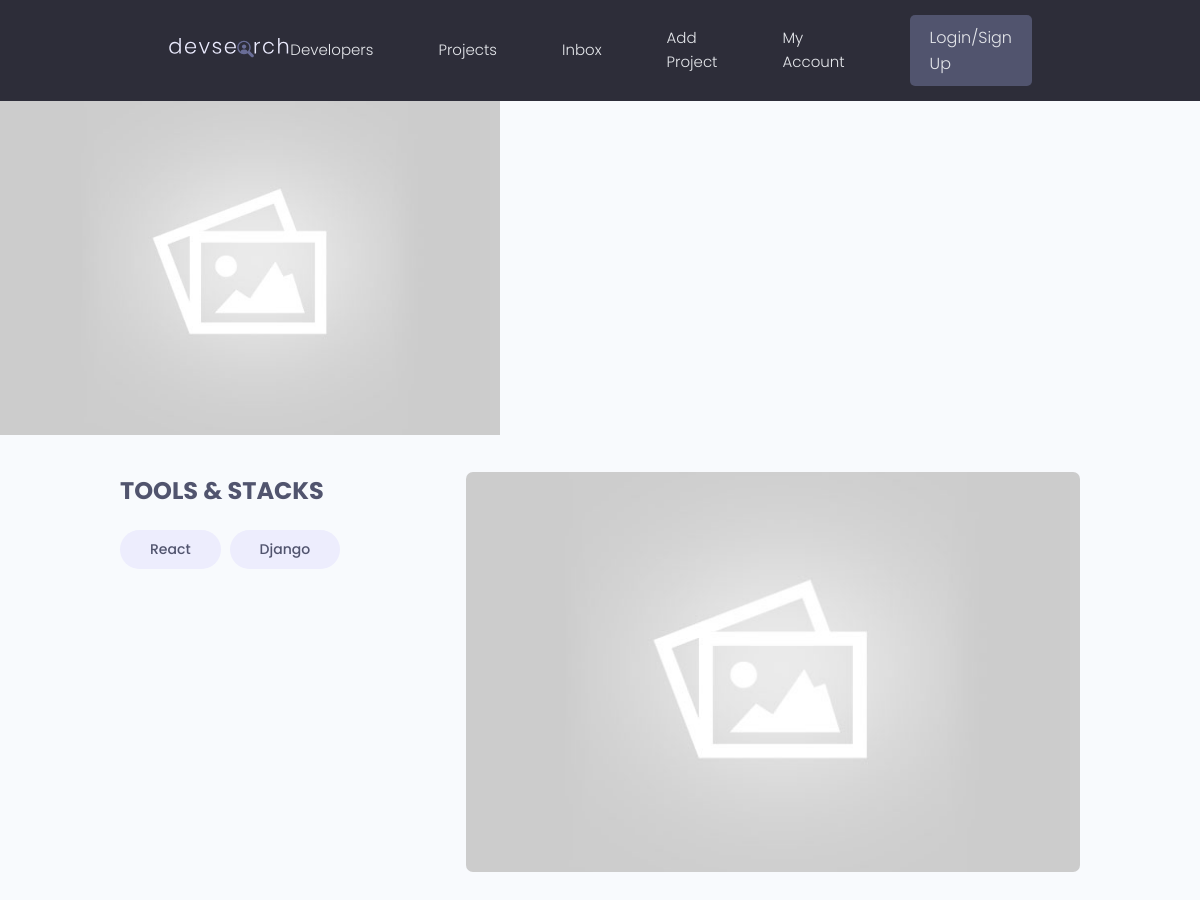
The app's page /project/d5340e76-5747-4221-9847-8807a999cdbe/ (upper part), older data.
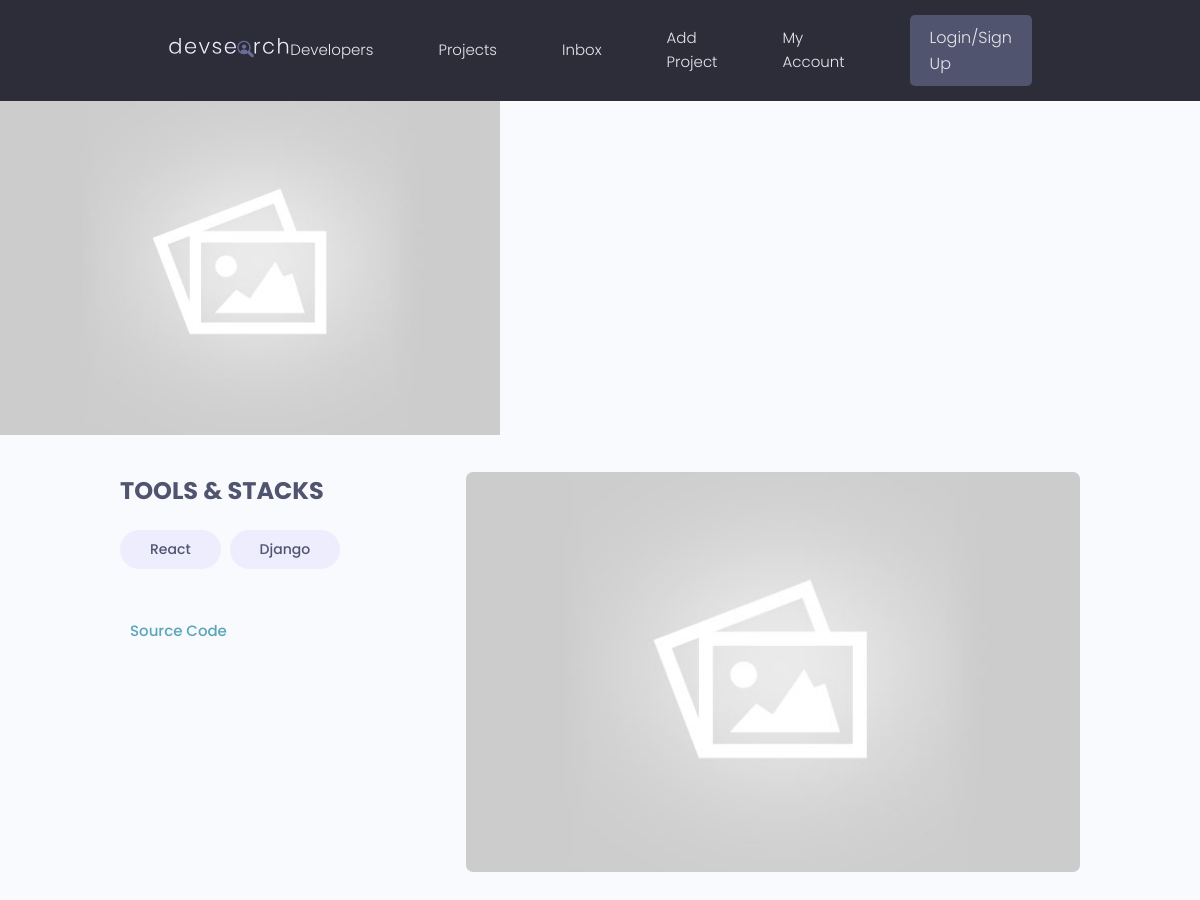
The same page, newer data.
### projects/models.py (models this page shows)
class Project(models.Model):
    title = models.CharField(max_length=200)
    description = models.TextField(null=True, blank=True)
    featured_image = models.ImageField(null=True, blank=True, default="default.jpg" )
    demo_link = models.CharField(max_length=2000, null=True, blank=True)
    source_link = models.CharField(max_length=2000, null=True, blank=True)
    tags = models.ManyToManyField('Tag', blank=True)
    vote_total = models.IntegerField(default=0, null=True, blank=True)
    vote_ratio = models.IntegerField(default=0, null=True, blank=True)
    created = models.DateTimeField(auto_now_add=True)
    id = models.UUIDField(default=uuid.uuid4, unique=True, primary_key=True)
    def __str__(self):
        return self.title

class Tag(models.Model):
    name = models.CharField(max_length=200)
    created = models.DateTimeField(auto_now_add=True)
    id = models.UUIDField(default=uuid.uuid4, unique=True, primary_key=True, editable=False)
    def __str__(self):
        return self.name

### projects/views.py (the view)
# urls.py: path('project/<str:pk>/', views.project, name="project"),
def project(request, pk):
    projectObj = Project.objects.get(id=pk)
    print('projectObj:', projectObj)
    return render(request,'projects/single-project.html', {'project': projectObj})

### projects/templates/projects/single-project.html (shortened to what this page needs)
{% extends 'main.html' %}
{% load static %}
{% block content %}
<img style="max-width: 500px" src="{{ project.featured_image.url }}" alt="">
 <main class="singleProject my-md">
    <div class="container">
      <div class="layout">
        <div class="column column--1of3">
          <h3 class="singleProject__subtitle">Tools & Stacks</h3>
          <div class="singleProject__toolStack">
              {% for tag in project.tags.all %}
            <span class="tag tag--pill tag--sub tag--lg">
              <small>{{tag}}</small>
            </span>
              {% endfor %}
          </div>
          {% if project.source_link %}
          <a class="singleProject__liveLink" href="#" target="_blank">Source Code
          </a>
          {% endif %}
        </div>
        <div class="column column--2of3">
          <img class="singleProject__preview" src="{{ project.featured_image.url }}" alt="portfolio thumbnail" />
        </div>
      </div>
    </div>
  </main>
<br>
{% endblock content %}

### templates/main.html (shortened to what this page needs)
<!DOCTYPE html>
{% load static %}
<html>
<head>
  <link rel="stylesheet" href="https://cdn.iconmonstr.com/1.3.0/css/iconmonstr-iconic-font.min.css" />
  <link rel="stylesheet" href="{% static 'uikit/styles/uikit.css' %}" />
  <link rel="stylesheet" href="{% static 'styles/app.css' %}" />
</head>
<body>
    {% include 'navbar.html' %}
    {% block content %}
    {% endblock content %}
</body>
</html>

### templates/navbar.html (shortened to what this page needs)
{% load static %}
 <header class="header">
    <div class="container container--narrow">
      <a href="{% url 'projects' %}" class="header__logo">
        <img src="{% static 'images/logo.svg' %}" alt="DevSearch Logo" />
      </a>
      <nav class="header__nav">
        <ul class="header__menu">
          <li class="header__menuItem"><a href="">Developers</a></li>
          <li class="header__menuItem"><a href="{% url 'projects' %}">Projects</a></li>
          <li class="header__menuItem"><a href="">Inbox</a></li>
          <li class="header__menuItem"><a href="">Add Project</a></li><li class="header__menuItem"><a href="">My Account</a></li>
          <li class="header__menuItem"><a href="" class="btn btn--sub">Login/Sign Up</a></li>
        </ul>
      </nav>
    </div>
  </header>

### static/styles/app.css (style rules this page uses)
:root { --color-sub: #2d2d39; }
.btn--sub { background-color: var(--color-sub-light); }
img { width: 100%; }
.header { position: sticky; z-index: 111; background-color: var(--color-sub); padding: 1.5rem 0; }
.header > .container { display: flex; justify-content: space-between; align-items: center; }
.header__logo > img { height: 3.8rem; }
.header__nav > ul { display: inline-flex; align-items: center; list-style: none; gap: 6.5rem; }
.header__menuItem > a { color: var(--color-light); font-weight: 300; }
.singleProject .column--1of3 { order: 2; }
@media screen and (min-width: 1081px) { .singleProject .column--1of3 { order: 1; } }
@media screen and (min-width: 1081px) { .singleProject .column--2of3 { order: 2; } }
.singleProject__toolStack { margin-top: 2rem; margin-bottom: 4rem; }
.singleProject__liveLink { font-weight: 500; transition: all 0.3s ease-in-out; border-bottom: 2px solid transparent; }
.singleProject__preview { height: 50vh; object-fit: cover; object-position: top center; margin-bottom: 3rem; border-radius: 0.7rem; }
.singleProject__subtitle { text-transform: uppercase; font-size: 2.4rem; font-weight: 700; color: var(--color-sub-light); margin-bottom: 1rem; }

### static/uikit/styles/modules/_variables.css (style rules this page uses)
:root { --color-main: #5aa5b9; --color-main-light: #e6faff; --color-sub: #3f4156; --color-sub-light: #51546e; --color-sub-lighter: #ededfd; --color-text: #737373; --color-gray: #8b8b8b; --color-light: #e5e7eb; --color-light-gray: #767676; --color-bg: #f8fafd; --color-white: #fffefd; --color-white-light: #f3f3f3; --color-success: #359e64; --color-success-bg: #def8e8; --color-error: #fc4b0b; --color-error-bg: #fff2ee; --font-base: 'Poppins', arial, helvetica, 'Segoe UI', roboto, ubuntu, sans-serif; --font-monospace: 'Fira Code', 'Courier New', courier, monospace; --font-regular: 300; --font-medium: 500; --font-bold: 700; --generic-shadow: 1px 1px 5px #00000010; --generic-transition: all 0.3s ease-in-out; }

### static/uikit/styles/modules/_base.css (style rules this page uses)
* { margin: 0; padding: 0; box-sizing: border-box; text-rendering: optimizeLegibility; color: inherit; font-size: inherit; }
html { font-size: 50%; }
@media only screen and (min-width: 480px) { html { font-size: 56.25%; } }
@media only screen and (min-width: 1200px) { html { font-size: 62.5%; } }
body { line-height: 1.6; font-weight: 400; font-size: 1.5rem; color: var(--color-text); background-color: var(--color-bg); min-height: 100vh; }

### static/uikit/styles/modules/_typography.css (style rules this page uses)
* { font-family: var(--font-base); }
h3 { font-size: 3.2rem; font-weight: var(--font-medium); }
p, span, strong { font-size: 1.6rem; color: var(--color-text); font-weight: var(--font-regular); }
a { padding-bottom: 2px; text-decoration: none; display: inline-block; color: var(--color-main); font-weight: var(--font-medium); }

### static/uikit/styles/modules/_utilities.css (style rules this page uses)
.container { width: 92%; max-width: 165rem; margin: 0 auto; box-sizing: border-box; }
.container--narrow { width: 92%; max-width: 120rem; }
@media screen and (min-width: 1000px) { .container { width: 90%; } }
@media screen and (min-width: 1000px) { .container--narrow { width: 85%; } }
@media screen and (min-width: 1200px) { .container { width: 80%; } }
@media screen and (min-width: 1200px) { .container--narrow { width: 72%; } }
.my-md { margin: 3rem auto; }

### static/uikit/styles/modules/_button.css (style rules this page uses)
.btn { display: inline-block; position: relative; cursor: pointer; background-color: var(--color-light); font-weight: var(--font-medium); color: var(--color-sub); text-decoration: none; padding: 1rem 2rem; border-radius: 0.5rem; border: none; width: -webkit-fit-content; width: -moz-fit-content; width: fit-content; height: -webkit-fit-content; height: -moz-fit-content; height: fit-content; font-size: 1.6rem; outline-width: 0; outline-color: transparent; -webkit-backface-visibility: hidden; backface-visibility: hidden; transition: all 0.3s ease-in-out; }
.btn--sub { background-color: var(--color-sub); color: var(--color-white); }

### static/uikit/styles/modules/_tag.css (style rules this page uses)
.tag { display: inline-flex; align-items: center; background-color: var(--color-sub); height: -webkit-fit-content; height: -moz-fit-content; height: fit-content; width: -webkit-fit-content; width: -moz-fit-content; width: fit-content; border-radius: 0.5rem; padding: 0.5rem 1.5rem; font-size: 1.2rem; cursor: pointer; }
.tag:not(:last-child) { margin-right: 0.25rem; margin-bottom: 0.75rem; }
.tag > small { color: var(--color-white); }
.tag--pill { border-radius: 5rem; }
.tag--sub, .tag--sub > small { background: var(--color-sub-lighter); color: var(--color-sub-light); font-weight: 500; }
.tag--lg { padding: 0.8rem 3rem; font-size: 1.4rem; }
.tag--lg:not(:last-child) { margin-right: 0.5rem; margin-bottom: 1rem; }

Row changes from the older to the newer data that the page shows:
changed Project: source_link empty → "kaboom" (drawn)
Text that changed along with them:
text now shown: "Source Code"
